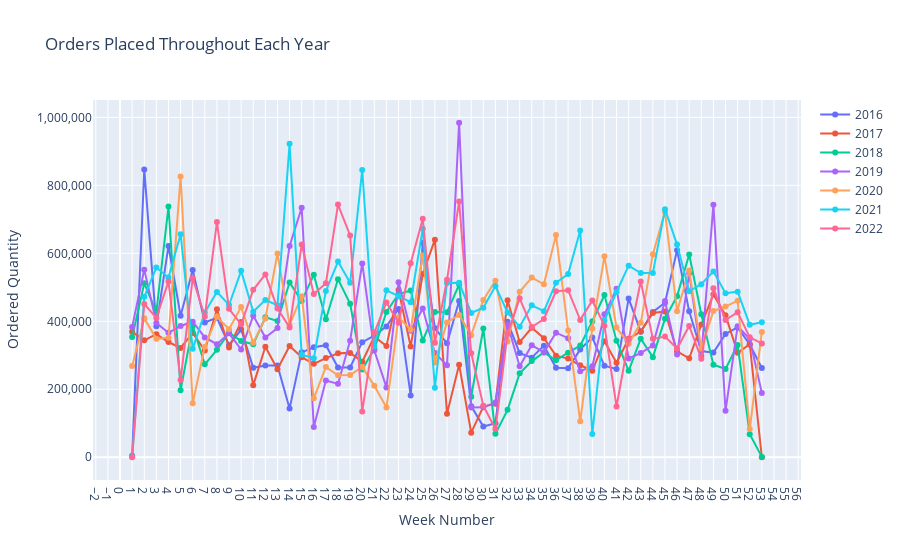

The code cell stored with this chart in its notebook:
### Code cell
df = pd.DataFrame(data_2016_2022)

# Group by Year and Week Number, then sum Ordered Quantity
grouped = df.groupby([ 'Week Number','Year'])['Ordered Quantity'].sum().unstack(level=1)
# week = df.groupby(['Week Number'])['Ordered Quantity'].sum().unstack()

# Plotting with Plotly
fig = go.Figure()

for year in grouped.columns:
    fig.add_trace(go.Scatter(x=grouped.index, y=grouped[year], mode='lines+markers', name=str(year)))

fig.update_layout(
    title='Orders Placed Throughout Each Year',
    xaxis_title='Week Number',
    yaxis_title='Ordered Quantity',
    xaxis=dict(tickmode='linear', tick0=1, dtick=1),  # Display ticks for each week number
    yaxis=dict(tickformat=','),)

fig.show()
